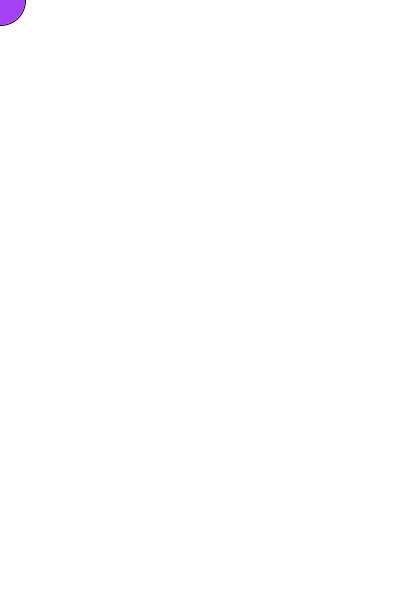
Frame 1 (no input)
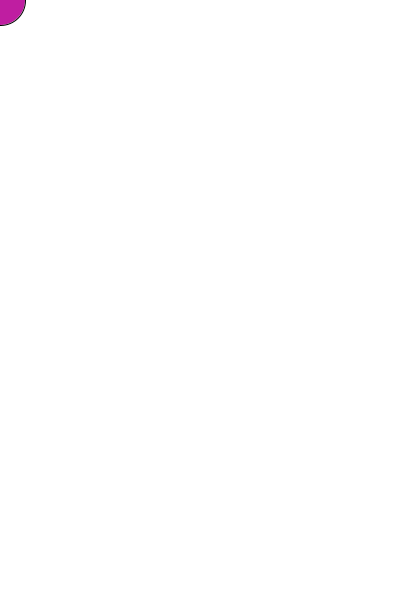
Frame 60 (the mouse pressed at the canvas centre just before this capture)
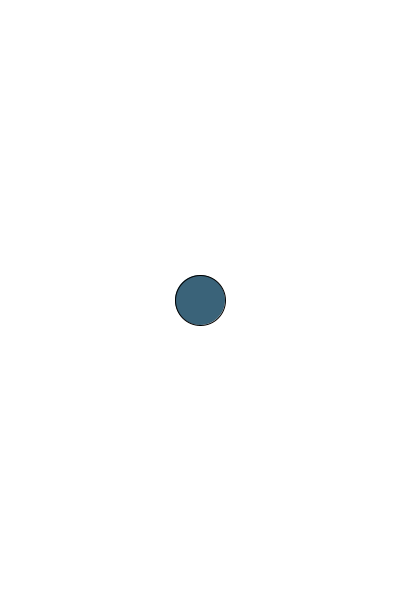
Frame 120 (the mouse held since frame 60 and released just before this capture)

The Processing sketch that drew these frames (run headless with seeded random() and noise(); from frame 60 on, the mouse is pressed at the canvas centre):

// Processing sketch: processing_49391
// ── processing_49391.pde

void setup()
{
  size(400,600);
  background(255,255,255);
  smooth();
  frameRate(20);
}
void draw()
{
  background(255,255,255,50);
  fill(random(255),random(255),random(255));
  ellipse(mouseX,mouseY,50,50);

}  


                
